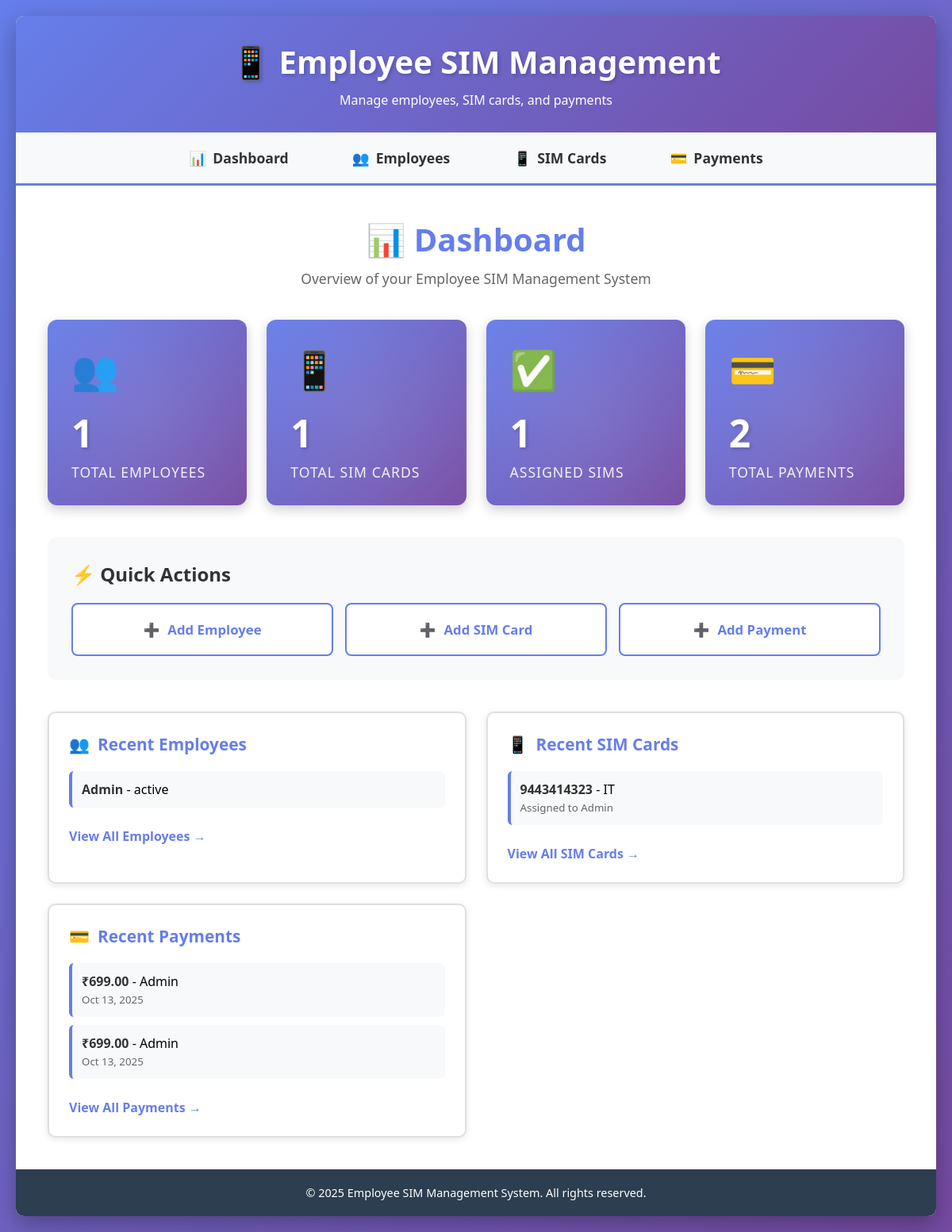
The page / on the database its author committed.
### core/models.py (models this page shows, shortened)
class Employee(models.Model):
    STATUS_CHOICES = (('active', 'Active'), ('inactive', 'Inactive'))
    name = models.CharField(max_length=100)
    email = models.EmailField(unique=True)
    status = models.CharField(max_length=10, choices=STATUS_CHOICES, default='active')

class SimCard(models.Model):
    sim_number = models.CharField(max_length=20, unique=True)
    operator = models.CharField(max_length=50)
    assigned_to = models.ForeignKey(Employee, on_delete=models.SET_NULL, null=True, blank=True)

class Payment(models.Model):
    employee = models.ForeignKey(Employee, on_delete=models.CASCADE, limit_choices_to={'status': 'active'})
    sim_card = models.ForeignKey(SimCard, on_delete=models.CASCADE)
    amount = models.DecimalField(max_digits=10, decimal_places=2)
    date = models.DateTimeField(auto_now_add=True)

### core/views.py (the view)
# urls.py: path("", views.dashboard, name="dashboard"),
def dashboard(request):
    context = {
        'total_employees': Employee.objects.count(),
        'total_sims': SimCard.objects.count(),
        'assigned_sims': SimCard.objects.filter(assigned_to__isnull=False).count(),
        'total_payments': Payment.objects.count(),
        'recent_employees': Employee.objects.order_by('-id')[:5],
        'recent_sims': SimCard.objects.order_by('-id')[:5],
        'recent_payments': Payment.objects.order_by('-date')[:5],
    }
    return render(request, 'dashboard.html', context)

### core/templates/dashboard.html (shortened to what this page needs)
{% extends 'base.html' %}
{% block content %}
<div class="dashboard-header">
    <h2>📊 Dashboard</h2>
    <p>Overview of your Employee SIM Management System</p>
</div>
<div class="stats-grid">
    <div class="stat-card">
        <span class="stat-icon">👥</span>
        <div class="stat-value">{{ total_employees|default:0 }}</div>
        <div class="stat-label">Total Employees</div>
    </div>
    <div class="stat-card">
        <span class="stat-icon">📱</span>
        <div class="stat-value">{{ total_sims|default:0 }}</div>
        <div class="stat-label">Total SIM Cards</div>
    </div>
    <div class="stat-card">
        <span class="stat-icon">✅</span>
        <div class="stat-value">{{ assigned_sims|default:0 }}</div>
        <div class="stat-label">Assigned SIMs</div>
    </div>
    <div class="stat-card">
        <span class="stat-icon">💳</span>
        <div class="stat-value">{{ total_payments|default:0 }}</div>
        <div class="stat-label">Total Payments</div>
    </div>
</div>
<div class="quick-actions">
    <h3>⚡ Quick Actions</h3>
    <div class="action-buttons">
        <a href="{% url 'employee_create' %}" class="action-btn">
            <span>➕</span>
            <span>Add Employee</span>
        </a>
        <a href="{% url 'sim_create' %}" class="action-btn">
            <span>➕</span>
            <span>Add SIM Card</span>
        </a>
        <a href="{% url 'payment_create' %}" class="action-btn">
            <span>➕</span>
            <span>Add Payment</span>
        </a>
    </div>
</div>
<div class="recent-section">
    <div class="recent-card">
        <h3>
            <span>👥</span>
            <span>Recent Employees</span>
        </h3>
        {% if recent_employees %}
        <ul class="recent-list">
            {% for employee in recent_employees %}
            <li class="recent-item">
                <strong>{{ employee.name }}</strong> - {{ employee.status }}
            </li>
            {% endfor %}
        </ul>
        <a href="{% url 'employee_list' %}" class="view-all">View All Employees →</a>
        {% else %}
        <p class="empty-message">No employees added yet</p>
        {% endif %}
    </div>
    <div class="recent-card">
        <h3>
            <span>📱</span>
            <span>Recent SIM Cards</span>
        </h3>
        {% if recent_sims %}
        <ul class="recent-list">
            {% for sim in recent_sims %}
            <li class="recent-item">
                <strong>{{ sim.sim_number }}</strong> - {{ sim.operator }}
                {% if sim.assigned_to %}
                <br><small style="color: #666;">Assigned to {{ sim.assigned_to.name }}</small>
                {% endif %}
            </li>
            {% endfor %}
        </ul>
        <a href="{% url 'sim_list' %}" class="view-all">View All SIM Cards →</a>
        {% else %}
        <p class="empty-message">No SIM cards added yet</p>
        {% endif %}
    </div>
    <div class="recent-card">
        <h3>
            <span>💳</span>
            <span>Recent Payments</span>
        </h3>
        {% if recent_payments %}
        <ul class="recent-list">
            {% for payment in recent_payments %}
            <li class="recent-item">
                <strong>₹{{ payment.amount }}</strong> - {{ payment.employee.name }}
                <br><small style="color: #666;">{{ payment.date|date:"M d, Y" }}</small>
            </li>
            {% endfor %}
        </ul>
        <a href="{% url 'payment_list' %}" class="view-all">View All Payments →</a>
        {% else %}
        <p class="empty-message">No payments recorded yet</p>
        {% endif %}
    </div>
</div>
{% endblock %}

### core/templates/base.html (shortened to what this page needs)
<!DOCTYPE html>
<html lang="en">
<head>
</head>
<body>
    <div class="container">
        <header>
            <h1>📱 Employee SIM Management</h1>
            <p>Manage employees, SIM cards, and payments</p>
        </header>
        <nav>
            <ul>
                <li><a href="{% url 'dashboard' %}"><span class="icon">📊</span>Dashboard </a></li>
                <li><a href="{% url 'employee_list' %}"><span class="icon">👥</span>Employees</a></li>
                <li><a href="{% url 'sim_list' %}"><span class="icon">📱</span>SIM Cards</a></li>
                <li><a href="{% url 'payment_list' %}"><span class="icon">💳</span>Payments</a></li>
            </ul>
        </nav>
        <div class="content">
            {% block content %}{% endblock %}
        </div>
        <footer>
            <p>&copy; 2025 Employee SIM Management System. All rights reserved.</p>
        </footer>
    </div>
</body>
</html>

### core/templates/base.html (style rules this page uses)
* { margin: 0; padding: 0; box-sizing: border-box; }
body { font-family: 'Segoe UI', Tahoma, Geneva, Verdana, sans-serif; background: linear-gradient(135deg, #667eea 0%, #764ba2 100%); min-height: 100vh; padding: 20px; }
.container { max-width: 1200px; margin: 0 auto; background: white; border-radius: 10px; box-shadow: 0 10px 30px rgba(0, 0, 0, 0.3); overflow: hidden; }
header { background: linear-gradient(135deg, #667eea 0%, #764ba2 100%); color: white; padding: 30px; text-align: center; }
header h1 { font-size: 2.5em; margin-bottom: 10px; text-shadow: 2px 2px 4px rgba(0, 0, 0, 0.2); }
nav { background: #f8f9fa; padding: 0; border-bottom: 3px solid #667eea; }
nav ul { list-style: none; display: flex; justify-content: center; flex-wrap: wrap; }
nav li { margin: 0; }
nav a { display: block; padding: 20px 40px; text-decoration: none; color: #333; font-weight: 600; font-size: 1.1em; transition: all 0.3s ease; position: relative; }
nav a::after { content: ''; position: absolute; bottom: 0; left: 50%; width: 0; height: 3px; background: #764ba2; transition: all 0.3s ease; transform: translateX(-50%); }
.content { padding: 40px; min-height: 400px; }
footer { background: #2c3e50; color: white; text-align: center; padding: 20px; font-size: 0.9em; }
.icon { margin-right: 8px; }

### core/templates/dashboard.html (style rules this page uses)
.dashboard-header { text-align: center; margin-bottom: 40px; }
.dashboard-header h2 { color: #667eea; font-size: 2.5em; margin-bottom: 10px; }
.dashboard-header p { color: #666; font-size: 1.1em; }
.stats-grid { display: grid; grid-template-columns: repeat(auto-fit, minmax(250px, 1fr)); gap: 25px; margin-bottom: 40px; }
.stat-card { background: linear-gradient(135deg, #667eea 0%, #764ba2 100%); color: white; padding: 30px; border-radius: 12px; box-shadow: 0 5px 15px rgba(0, 0, 0, 0.2); transition: all 0.3s ease; position: relative; overflow: hidden; }
.stat-card::before { content: ''; position: absolute; top: -50%; right: -50%; width: 200%; height: 200%; background: radial-gradient(circle, rgba(255,255,255,0.1) 0%, transparent 70%); transition: all 0.5s ease; }
.stat-icon { font-size: 3em; margin-bottom: 15px; display: block; }
.stat-value { font-size: 3em; font-weight: 800; margin-bottom: 5px; text-shadow: 2px 2px 4px rgba(0, 0, 0, 0.2); }
.stat-label { font-size: 1.1em; opacity: 0.9; text-transform: uppercase; letter-spacing: 1px; }
.quick-actions { background: #f8f9fa; padding: 30px; border-radius: 12px; margin-bottom: 40px; }
.quick-actions h3 { color: #333; margin-bottom: 20px; font-size: 1.5em; }
.action-buttons { display: grid; grid-template-columns: repeat(auto-fit, minmax(200px, 1fr)); gap: 15px; }
.action-btn { background: white; border: 2px solid #667eea; color: #667eea; padding: 20px; border-radius: 8px; text-decoration: none; font-weight: 600; text-align: center; transition: all 0.3s ease; display: flex; align-items: center; justify-content: center; gap: 10px; font-size: 1.05em; }
.recent-section { display: grid; grid-template-columns: repeat(auto-fit, minmax(350px, 1fr)); gap: 25px; }
.recent-card { background: white; border: 2px solid #e0e0e0; border-radius: 10px; padding: 25px; box-shadow: 0 2px 8px rgba(0, 0, 0, 0.1); }
.recent-card h3 { color: #667eea; margin-bottom: 20px; font-size: 1.3em; display: flex; align-items: center; gap: 10px; }
.recent-list { list-style: none; }
.recent-item { padding: 12px; background: #f8f9fa; border-radius: 6px; margin-bottom: 10px; border-left: 4px solid #667eea; transition: all 0.3s ease; }
.recent-item strong { color: #333; }
.view-all { display: inline-block; margin-top: 15px; color: #667eea; text-decoration: none; font-weight: 600; transition: all 0.3s ease; }

### rows shown on the page
Employee: name "Admin", status "active"
SimCard: sim_number "9443414323", operator "IT", assigned_to.name "Admin"
Payment: amount "699.00", employee.name "Admin", date "Oct 13, 2025"
Payment: amount "699.00", employee.name "Admin", date "Oct 13, 2025"

### other values the page prints
{{ total_employees|default:0 }} "1"
{{ total_sims|default:0 }} "1"
{{ assigned_sims|default:0 }} "1"
{{ total_payments|default:0 }} "2"
